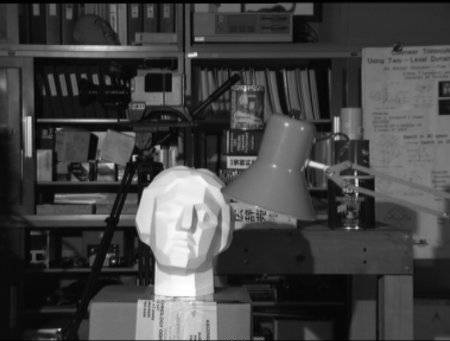
#> input picture CV-Excercise/Chapter3-Image-Processing/clahe.jpg, 450 x 341 px
$ python 3.6.py
#> lines starting #> are read from the running program, lines starting #| are printed output that depends on the picture
# -*- coding: utf-8 -*-
"""
Created on Fri Feb  5 12:17:25 2021

Histogram equalization

@author: m1390
"""

import numpy as np
import cv2
import matplotlib.pyplot as plt
#%%
def histogram(img):
    # assume image from 0-255
    x = np.arange(0,256)
    hist = np.zeros(x.shape)
    cdf = np.zeros(x.shape)
    for i in x:
        hist[i] = np.sum(img == i)
        cdf[i] = np.sum(hist[:i+1])
    return hist, cdf
#%% read intensity image
img = cv2.imread('clahe.jpg',0)
#> img is the input picture: shape (341, 450); min 0, max 255, mean 68
plt.imshow(img), plt.show()
flat = img.flatten()
n = img.shape[0]*img.shape[1]
#> n = 153450
hist,cdf = histogram(img)
#> after the loop in histogram, `for i in x:`: cdf = 256 values from 416 to 153450; hist = 256 values, max 2948 at index 11, min 28 at index 253, mean 599.4
#> cdf = 256 values from 416 to 153450
cdf = cdf/(cdf.max() - cdf.min())*255
#> cdf = 256 values from 0.693 to 255.7
img_new = cdf[flat].reshape(img.shape)
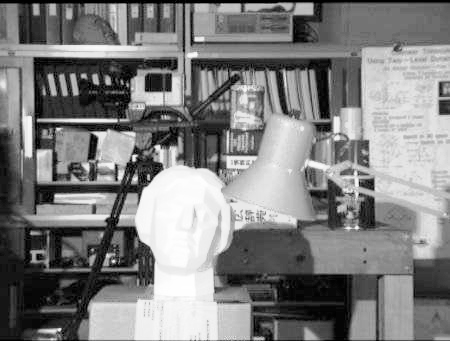
#> img_new: shape (341, 450) float64; min 0.693, max 255.7, mean 128.9; drawn with min black and max white
plt.imshow(img_new)
